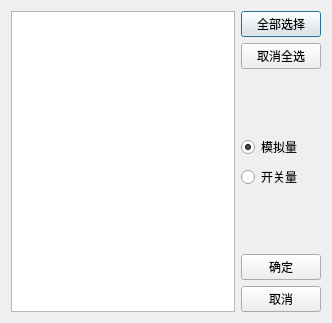
<?xml version="1.0" encoding="UTF-8"?>
<ui version="4.0">
 <class>QDlgSelectChannel</class>
 <widget class="QDialog" name="QDlgSelectChannel">
  <property name="geometry">
   <rect>
    <x>0</x>
    <y>0</y>
    <width>332</width>
    <height>323</height>
   </rect>
  </property>
  <property name="windowTitle">
   <string>选择通道</string>
  </property>
  <layout class="QGridLayout" name="gridLayout">
   <item row="0" column="0">
    <widget class="QListWidget" name="m_lvChannel"/>
   </item>
   <item row="0" column="1">
    <layout class="QVBoxLayout" name="verticalLayout">
     <item>
      <widget class="QPushButton" name="m_btnSelect">
       <property name="text">
        <string>全部选择</string>
       </property>
      </widget>
     </item>
     <item>
      <widget class="QPushButton" name="m_btnUnSelect">
       <property name="text">
        <string>取消全选</string>
       </property>
      </widget>
     </item>
     <item>
      <spacer name="verticalSpacer">
       <property name="orientation">
        <enum>Qt::Vertical</enum>
       </property>
       <property name="sizeHint" stdset="0">
        <size>
         <width>20</width>
         <height>40</height>
        </size>
       </property>
      </spacer>
     </item>
     <item>
      <widget class="QRadioButton" name="m_btnAnalog">
       <property name="text">
        <string>模拟量</string>
       </property>
       <property name="checked">
        <bool>true</bool>
       </property>
      </widget>
     </item>
     <item>
      <widget class="QRadioButton" name="m_btnDigtal">
       <property name="text">
        <string>开关量</string>
       </property>
      </widget>
     </item>
     <item>
      <spacer name="verticalSpacer_2">
       <property name="orientation">
        <enum>Qt::Vertical</enum>
       </property>
       <property name="sizeHint" stdset="0">
        <size>
         <width>20</width>
         <height>40</height>
        </size>
       </property>
      </spacer>
     </item>
     <item>
      <widget class="QPushButton" name="m_btnOk">
       <property name="text">
        <string>确定</string>
       </property>
      </widget>
     </item>
     <item>
      <widget class="QPushButton" name="m_btnCancel">
       <property name="text">
        <string>取消</string>
       </property>
      </widget>
     </item>
    </layout>
   </item>
  </layout>
 </widget>
 <resources/>
 <connections/>
</ui>
